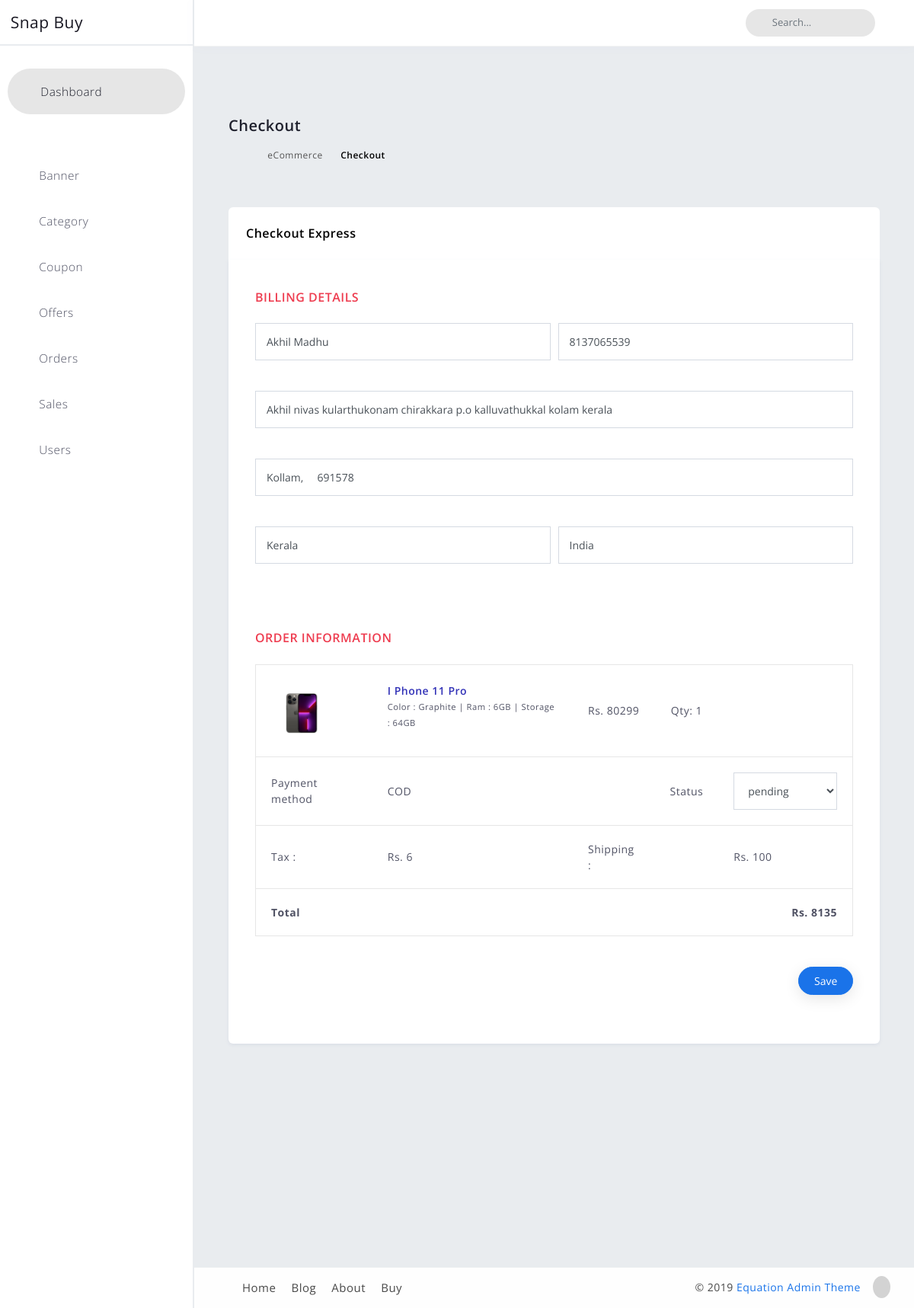
/myadmin/vieworder_details/311/, run on the app's committed database.
### newcart/models.py (models this page shows, shortened)
class Order(models.Model):
    user = models.ForeignKey(Customuser, on_delete=models.CASCADE)
    customername = models.CharField( max_length=50, null=False)
    phone = models.CharField(max_length=100, null=False)
    email = models.CharField(max_length=120, null=True)
    address = models.TextField(max_length=600, null=False)
    city = models.CharField(max_length=200, null=False)
    pincode = models.CharField(max_length=100, null=False)
    state = models.CharField(max_length=120, null=False)
    country = models.CharField(max_length=120, null=False)
    total_price = models.CharField(max_length=100, null=False)
    tax = models.CharField(max_length=120, null=False)
    shippping = models.CharField(max_length=100, null=False)
    grandtotal = models.CharField(max_length=120, null=False)
    paymentmode = models.CharField(max_length=120, null=False)
    payment_id = models.CharField(max_length=120, null=True)
    orderstatus = (
        ('pending','pending'),
        ('Out for shipping','Out for shipping'),
        ('Returned','Returned'),
        ('cancelled','cancelled'),
        ('Delivered','Delivered')
    )
    status = models.CharField(max_length=120, choices=orderstatus, default='pending')
    created_at = models.DateTimeField(auto_now_add=True)
    updated_at = models.DateTimeField(auto_now = True)

class OrderProduct(models.Model):
    order = models.ForeignKey(Order, on_delete=models.CASCADE)
    product = models.ForeignKey(Product, on_delete=models.CASCADE)
    price = models.IntegerField()
    quantity = models.IntegerField()

### category_adminside/models.py (models this page shows, shortened)
class Product(models.Model):
    product_name    = models.CharField(max_length=100)
    brand_name      = models.CharField(max_length=100)
    category_name   = models.ForeignKey(Category, on_delete=models.CASCADE)
    price           = models.PositiveIntegerField()
    ram             = models.CharField(max_length=100)
    color           = models.CharField(max_length=100)
    stock           = models.PositiveIntegerField(null=True)
    storage         = models.CharField(max_length=100)
    productimage    = models.ImageField(upload_to='product')
    image1          = models.ImageField(null = True, upload_to = 'sideimage1')
    image2          = models.ImageField(null = True, upload_to = 'sideimage2')
    specifications  = models.TextField()
    description     = models.TextField()
    discount_price  = models.PositiveIntegerField(null=True,blank=True)

### myadmin/views.py (the view)
# urls.py: path('vieworder_details/<int:id>/',views.orderdetails_view,name='vieworderdetail'),
def orderdetails_view(request, id):
    try:
        orders = Order.objects.get(id = id) #getting the order
        orderitems = OrderProduct.objects.filter(order = orders) #getting all the products from the particular order.
    except:
        pass
    context = {
        'orders': orders,
        'orderitems': orderitems,
    }
    return render(request,'cat_adminside/vieworder_details.html',context)

### newcart/views.py (called while the page is built)
def _cart_id_(request):
    cart = request.session.session_key
    if not cart:
        cart = request.session.create()
    return cart

### templates/cat_adminside/vieworder_details.html (shortened to what this page needs)
{% extends 'cat_adminside/cat_adminbase.html' %}
{% load static %}
{% block blockcontent %}
<body>
        <div id="content" class="main-content">
            <div class="container">
                <div class="page-header">
                    <div class="page-title">
                        <h3>Checkout</h3>
                        <div class="crumbs">
                            <ul id="breadcrumbs" class="breadcrumb">
                                <li><a href="index.html"><i class="flaticon-home-fill"></i></a></li>
                                <li><a href="#">eCommerce</a></li>
                                <li class="active"><a href="#">Checkout</a></li>
                            </ul>
                        </div>
                    </div>
                </div>
                <div class="row margin-bottom-120" id="cancel-row">
                    <div class="col-xl-12 col-lg-12 col-md-12 col-sm-12 col-12">
                        <div class="statbox widget box box-shadow">
                            <div class="widget-header">
                                <div class="row">
                                    <div class="col-xl-12 col-md-12 col-sm-12 col-12">
                                        <h4>Checkout Express </h4>
                                    </div>
                                </div>
                            </div>
                            <div class="widget-content widget-content-area checkout-content">
                                <div class="container">
                                    <div class="row mb-5">
                                        <div class="col-md-12">
                                            <div class="heading-title">
                                                <h5 class="mb-4">Billing Details</h5>
                                            </div>
                                            <form>
                                                <div class="row form-row">
                                                    <div class="col-md-6 form-group">
                                                        <input class="form-control mb-4" type="text" value="{{orders.customername}}" placeholder="First Name">
                                                    </div>
                                                    <div class="col-md-6 form-group">
                                                        <input class="form-control mb-4" type="text" value="{{orders.phone}}"   placeholder=" Phone Number">
                                                    </div>
                                                </div>
                                                <div class="row form-row">
                                                    <div class="col-md-12 form-group">
                                                        <input class="form-control mb-4" type="text" value="{{orders.address}}"  placeholder="Street Address">
                                                    </div>
                                                    <div class="col-md-12 form-group">
                                                        <input class="form-control mb-4" type="text" value="{{orders.city}},     {{orders.pincode}}    "   placeholder="Apartment, Suite, Unit etc.">
                                                    </div>
                                                </div>
                                                <div class="row form-row">
                                                    <div class="col-md-6 form-group">
                                                        <input class="form-control mb-4" type="text" value="{{orders.state}}"  placeholder="City">
                                                    </div>
                                                    <div class="col-md-6 form-group">
                                                        <input class="form-control mb-4" type="text" value="{{orders.country}}"  placeholder="State">
                                                    </div>
                                                </div>
                                            </form>
                                        </div>
                                    </div>
                                <form action="{% url 'orderstatus' orders.id %}" method="POST">
                                    <div class="row">
                                        <div class="col-md-12">
                                            <div class="heading-title">
                                                <h5 class=" mb-4">Order Information</h5>
                                            </div>
                                            <div class="table-responsive">
                                                <table class="table cart-table">
                                                    <tbody>
                                                        {% for orderitem in orderitems %}
                                                        <tr>
                                                            <td><a href="#"><img class="product-thumbnail img-fluid" src="{{ orderitem.product.productimage.url }}" alt=""></a></td>
                                                            <td>
                                                                <h6 class="mb-0"><a href="javascript:void(0);">{{orderitem.product.product_name}}</a></h6>
                                                                <p><small>Color : {{orderitem.product.color}} | Ram : {{orderitem.product.ram}} | Storage : {{orderitem.product.storage}}</small></p>
                                                            </td>
                                                            <td>Rs. {{orderitem.product.price}}</td>
                                                            <td>
                                                                <p class="product-quantity text-center">Qty: {{orderitem.quantity}}</p>
                                                            </td>
                                                            <td>
                                                            </td>
                                                        </tr>
                                                        {% endfor %}
                                                        <tr>
                                                            <td>Payment method</td>
                                                            <td>{{orders.paymentmode}}</td>
                                                            <td></td>
                                                            <td>Status</td>
                                                            <td class="text-right">
                                                                <select class="form-control " value="status" name="status">
                                                                <option value="{{orders.status}}">{{orders.status}}</option>
                                                                </select>
                                                            </td>
                                                        </tr>
                                                        <tr>
                                                            <td>Tax :</td>
                                                            <td>Rs. {{orders.tax}}</td>
                                                            <td>Shipping :</td>
                                                            <td></td>
                                                            <td >Rs. {{orders.shippping}}</td>
                                                        </tr>
                                                        <tr class="total-amount">
                                                            <td>Total</td>
                                                            <td></td>
                                                            <td></td>
                                                            <td></td>
                                                            <td class="text-right">Rs. {{orders.grandtotal}}</td>
                                                        </tr>
                                                    </tbody>
                                                </table>
                                            </div>
                                            <div class="text-right">
                                               <a href="{% url 'orderstatus' orders.id %}">
                                                <button type="submit" class="btn btn-primary btn-rounded mt-4 mb-4">
                                                    Save
                                               </button>
                                            </a>
                                            </div>
                                        </div>
                                    </div>
                                </form>
                                </div>
                            </div>
                        </div>
                    </div>
                </div>
            </div>
        </div>
</body>
{% endblock  %}

### static/adminstyles/assets/css/ecommerce/product.css (style rules this page uses)
.table tbody tr { color: #515365; }
.table tbody tr td:last-child { border-right: solid 2px transparent; }

### static/adminstyles/assets/css/ecommerce/product-details-2.css (style rules this page uses)
h5 { font-size: 16px; color: #3232b7; font-weight: 600; }
.form-control { border-radius: 4px; border-color: #d5dae2; }

### static/adminstyles/assets/css/ecommerce/addedit_product.css (style rules this page uses)
.row .col-lg-12 .widget .widget-header h4 { color: #000; }
.form-control { font-size: 14px; border-radius: 30px; }

### static/adminstyles/assets/css/ecommerce/checkout.css (style rules this page uses)
.checkout-content.widget-content-area { padding: 40px 20px; }
.checkout-content .container { max-width: 1439px!important; }
.checkout-content .heading-title h5 { color: #ee3d50; font-size: 16px; font-weight: 600; text-transform: uppercase; }
.checkout-content .form-control { font-size: 14px; border-radius: 0px; border-color: #d5dae2; padding: .5rem .5rem; padding: 0.8125rem .875rem; }
.checkout-content .cart-table { border: 1px solid #e6e6e6; }
.checkout-content .cart-table > tbody > tr > td { border: 0; border-top: 1px solid #e6e6e6; padding: 20px; vertical-align: middle; color: #515365; }
.checkout-content .cart-table > tbody > tr > td > h6 > a { color: #3232b7; font-size: .875rem; font-weight: 600; }
.checkout-content .cart-table .product-thumbnail { max-width: 80px; }
.checkout-content .cart-table .product-quantity { margin-bottom: 0; }
.checkout-content .cart-table .total-amount td { font-weight: 700; }

### static/adminstyles/assets/css/ecommerce/addedit_categories.css (style rules this page uses)
.row .col-lg-12 .widget .widget-header h4 { color: #000; }
.form-control { font-size: 14px; border-radius: 30px; }
input, textarea { -webkit-appearance: none; }
input[type="text"], input[type="email"], input[type="password"], textarea { -webkit-appearance: none; }

### data on the page
Order: customername "Akhil Madhu", phone "8137065539", address "Akhil nivas kularthukonam chirakkara p.o kalluvathukkal kolam kerala", city "Kollam, 691578", state "Kerala", country "India", paymentmode "COD", status "pending", tax "6", shippping "100", grandtotal "8135"
OrderProduct: product.productimage (picture), product.product_name "I Phone 11 Pro", product.color "Graphite", product.ram "6GB", product.storage "64GB", product.price "80299", quantity "1"
